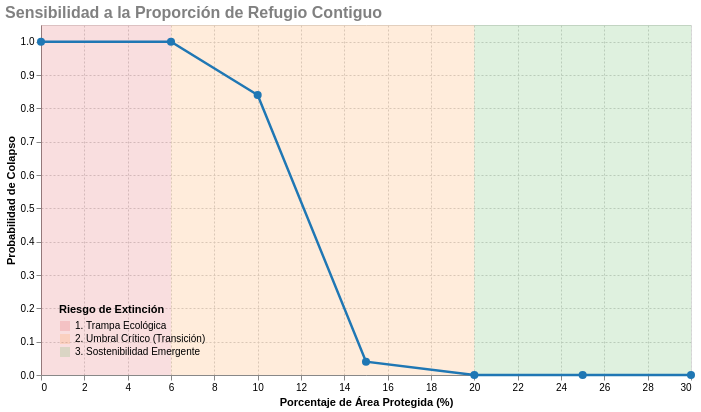

The Vega-Lite source for this figure:
### Vega-Lite specification from a JSON file in a GitHub repository (floating-point values rounded to 4 significant figures)
{"config": {"view": {"continuousWidth": 300, "continuousHeight": 300}, "axis": {"grid": true, "gridColor": "lightgray", "gridDash": [2, 2]}, "title": {"anchor": "start", "color": "gray", "fontSize": 16}}, "layer": [{"data": {"name": "data-28c52f368440b9dc94f1fddce9eb2553"}, "mark": {"type": "rect", "opacity": 0.15}, "encoding": {"color": {"field": "Zona", "legend": {"labelLimit": 500, "orient": "bottom-left", "title": "Riesgo de Extinción"}, "scale": {"domain": ["1. Trampa Ecológica", "2. Umbral Crítico (Transición)", "3. Sostenibilidad Emergente"], "range": ["#d62728", "#ff7f0e", "#2ca02c"]}, "type": "nominal"}, "x": {"field": "x1", "type": "quantitative"}, "x2": {"field": "x2"}}}, {"data": {"name": "data-2996534461e42461f39e9c2bf368fefc"}, "mark": {"type": "line", "color": "#1f77b4", "strokeWidth": 2.5}, "encoding": {"x": {"field": "Proporcion", "scale": {"domain": [0, 30]}, "title": "Porcentaje de Área Protegida (%)", "type": "quantitative"}, "y": {"field": "Probabilidad", "scale": {"domain": [0, 1.05]}, "title": "Probabilidad de Colapso", "type": "quantitative"}}}, {"data": {"name": "data-2996534461e42461f39e9c2bf368fefc"}, "mark": {"type": "circle", "color": "#1f77b4", "opacity": 1, "size": 65}, "encoding": {"x": {"field": "Proporcion", "scale": {"domain": [0, 30]}, "title": "Porcentaje de Área Protegida (%)", "type": "quantitative"}, "y": {"field": "Probabilidad", "scale": {"domain": [0, 1.05]}, "title": "Probabilidad de Colapso", "type": "quantitative"}}}], "height": 350, "title": "Sensibilidad a la Proporción de Refugio Contiguo", "width": 650, "$schema": "https://vega.github.io/schema/vega-lite/v6.1.0.json", "datasets": {"data-28c52f368440b9dc94f1fddce9eb2553": [{"x1": 0, "x2": 6, "Zona": "1. Trampa Ecológica"}, {"x1": 6, "x2": 20, "Zona": "2. Umbral Crítico (Transición)"}, {"x1": 20, "x2": 30, "Zona": "3. Sostenibilidad Emergente"}], "data-2996534461e42461f39e9c2bf368fefc": [{"Proporcion": 0.0, "Probabilidad": 1.0}, {"Proporcion": 6.0, "Probabilidad": 1.0}, {"Proporcion": 10.0, "Probabilidad": 0.84}, {"Proporcion": 15.0, "Probabilidad": 0.04}, {"Proporcion": 20.0, "Probabilidad": 0.0}, {"Proporcion": 25.0, "Probabilidad": 0.0}, {"Proporcion": 30.0, "Probabilidad": 0.0}]}}
